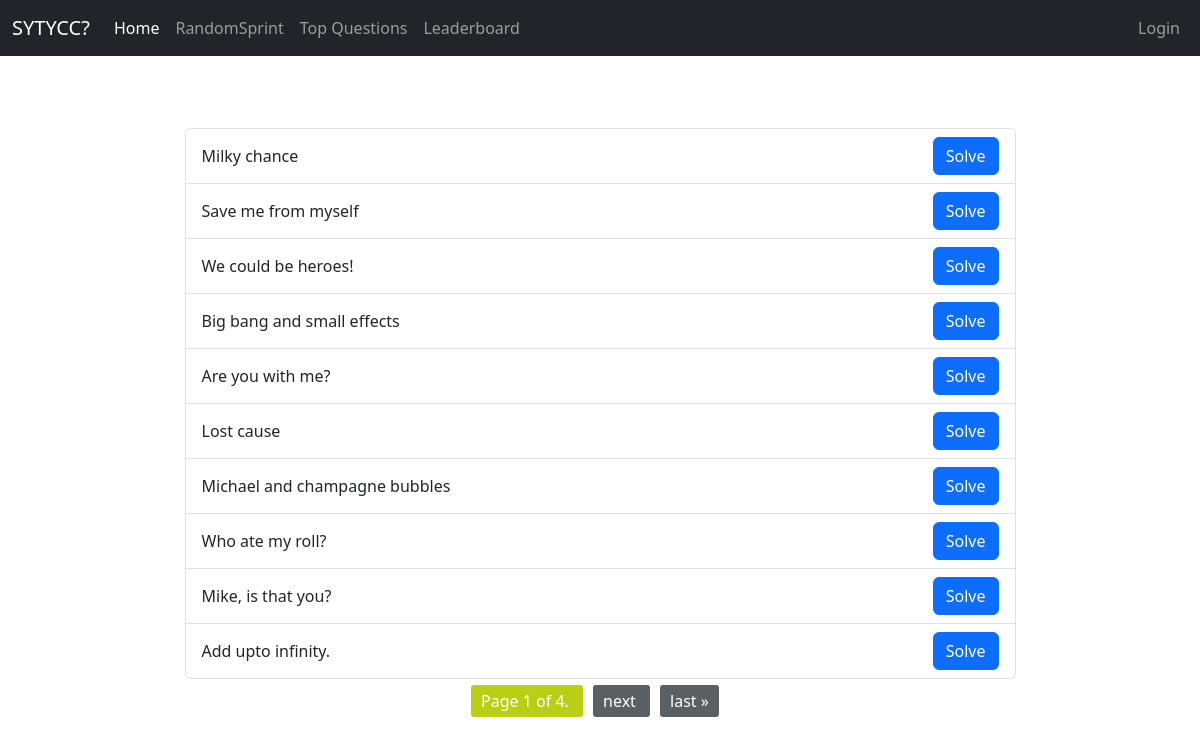
Screenshot of /problem_set/ with the database file from the repository.
### compiler/models.py (models this page shows)
class Problem(models.Model):
    author = models.ForeignKey(User, on_delete=models.CASCADE, blank=True, null=True)
    title = models.CharField(max_length=50)
    description = models.TextField(max_length=4000)
    difficulty = models.CharField(max_length=25)
    inputs = models.TextField(max_length=1000, blank=True, null=True)
    outputs = models.TextField(max_length=1000, blank=True, null=True)
    input_signature = models.JSONField(null=True, blank=True)
    output_type = models.CharField(max_length=50, null=True, blank=True)

### compiler/views.py (the view)
# urls.py: path('problem_set/', views.probelem_set, name='problem_set'),
def probelem_set(request):
    problems = Problem.objects.all()
    paginator = Paginator(problems, 10)
    page_number = request.GET.get('page')
    page_obj = paginator.get_page(page_number)
    return render(request, 'problem_set.html', {'problems': problems, 'page_obj': page_obj})

### templates/problem_set.html (shortened to what this page needs)
{% extends 'base.html' %}
{% block content %}
<br>
<div class="container text-center" >
    <div class="row justify-content-md-center">
            <div class="col-9">
                <ul class="list-group">
                    {% for prob in page_obj %}
                    <li class="list-group-item d-flex justify-content-between align-items-center"><span> {{prob.title}} </span>
                        <span> <a class="btn btn-primary" href="/problems/{{prob.id}}"> Solve </a></span>
                    </li>
                    {% endfor %}
                </ul>
                <div class="pagination">
                    <span class="step-links">
                        <span class="current text-align-center">
                            Page {{page_obj.number}} of {{page_obj.paginator.num_pages}}.
                        </span>
                        {% if page_obj.has_next %}
                            <a href="?page={{page_obj.next_page_number}}"> next </a>
                            <a href="?page={{page_obj.paginator.num_pages}}"> last &raquo; </a>
                        {% endif %}
                    </span>
                </div>
    </div>
    </div>
</div>
{% endblock %}

### templates/base.html (shortened to what this page needs)
<!DOCTYPE html>
<html lang="en">
<head>
    <link href="https://cdn.jsdelivr.net/npm/bootstrap@5.3.3/dist/css/bootstrap.min.css" rel="stylesheet">
</head>
<body>
    <nav class="navbar sticky-top navbar-expand-lg bg-dark d-flex" data-bs-theme="dark">
      <div class="container-fluid">
        <a class="navbar-brand" href="#">SYTYCC?</a>
        <div class="collapse navbar-collapse" id="navbarNav">
          <ul class="navbar-nav">
            <li class="nav-item">
              <a class="nav-link active" aria-current="page" href="/index/">Home</a>
            </li>
            <li class="nav-item">
              <a class="nav-link" href="/random_sprint/">RandomSprint</a>
            </li>
            <li class="nav-item">
              <a class="nav-link" href="/top_problems_page/">Top Questions</a>
            </li>
            <li class="nav-item">
              <a class="nav-link" href="/leaderboard_page/"> Leaderboard </a>
            </li>
          </ul>
            <ul class="navbar-nav ms-auto">
        {% if user.is_authenticated %}
        <li class="nav-item dropdown">
          <a class="nav-link dropdown-toggle" href="#" id="navbarDarkDropdownMenuLink" role="button" data-bs-toggle="dropdown" aria-expanded="false">
            {{ user.username }}
          </a>
          <ul class="dropdown-menu dropdown-menu-dark dropdown-center" aria-labelledby="navbarDarkDropdownMenuLink">
            <li><a class="dropdown-item" href="/accounts/profile/">Profile</a></li>
            <li><a class="dropdown-item" href="#">Solved Questions</a></li>
            <li><a class="dropdown-item" href="#">Settings</a></li>
          </ul>
        </li>
        <li class="nav-item">
          <form action="/accounts/logout/" method="POST">
            {% csrf_token %}
            <button class="btn btn-primary nav-link" type="submit"> Log Out </button>
          </form>
        </li>
        {% else %}
        <li class="nav-item">
          <a class="nav-link" href="/accounts/login"> Login </a>
        </li>
        {% endif %}
      </ul>
        </div>
      </div>
    </nav>
    <br>
        <div class="container-full container-fluid">
         <br>
        {% block content %}
        {% endblock %}
        </div>
</body>
</html>

### templates/base.html (style rules this page uses)
.container-full, container-fluid { width: 100%; text-align : center; }

### templates/problem_set.html (style rules this page uses)
.pagination { display: flex; justify-content: center; padding: 10px; }
.step-links a { padding: 5px 10px; margin: 0 5px; text-decoration: none; background-color: #5a5f63; color: white; border-radius: 3px; transition: background-color 0.3s ease; }
.step-links .current { padding: 5px 10px; margin: 0 5px; background-color: #b9cf13; color: white; border-radius: 3px; }

### rows the page displays
Problem: title "Milky chance"
Problem: title "Save me from myself"
Problem: title "We could be heroes!"
Problem: title "Big bang and small effects"
Problem: title "Are you with me?"
Problem: title "Lost cause"
Problem: title "Michael and champagne bubbles"
Problem: title "Who ate my roll?"
Problem: title "Mike, is that you?"
Problem: title "Add upto infinity."

### other values shown
{{ page_obj.number }} "1"
{{ page_obj.paginator.num_pages }} "4"
